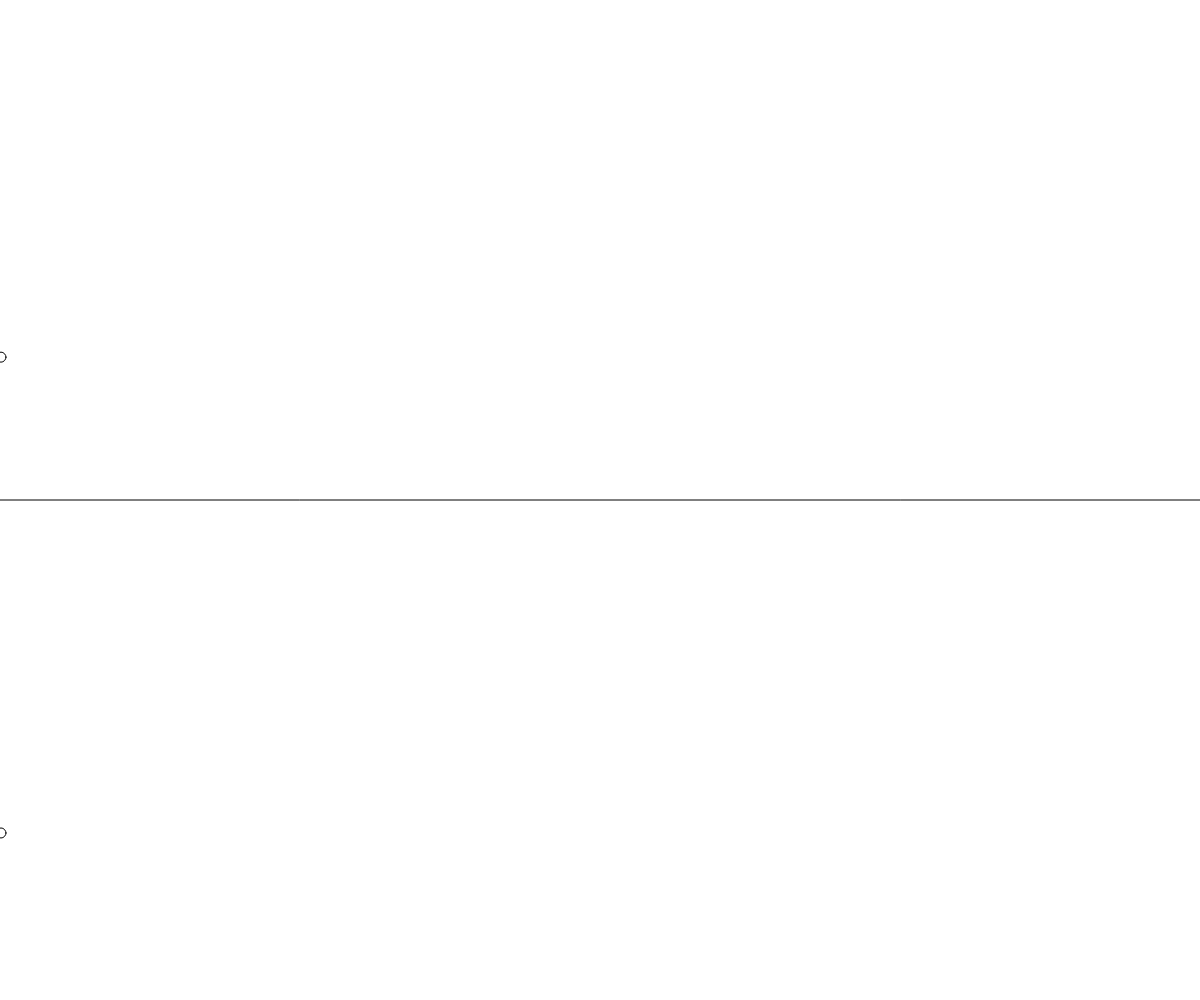
Frame 1 (no input)
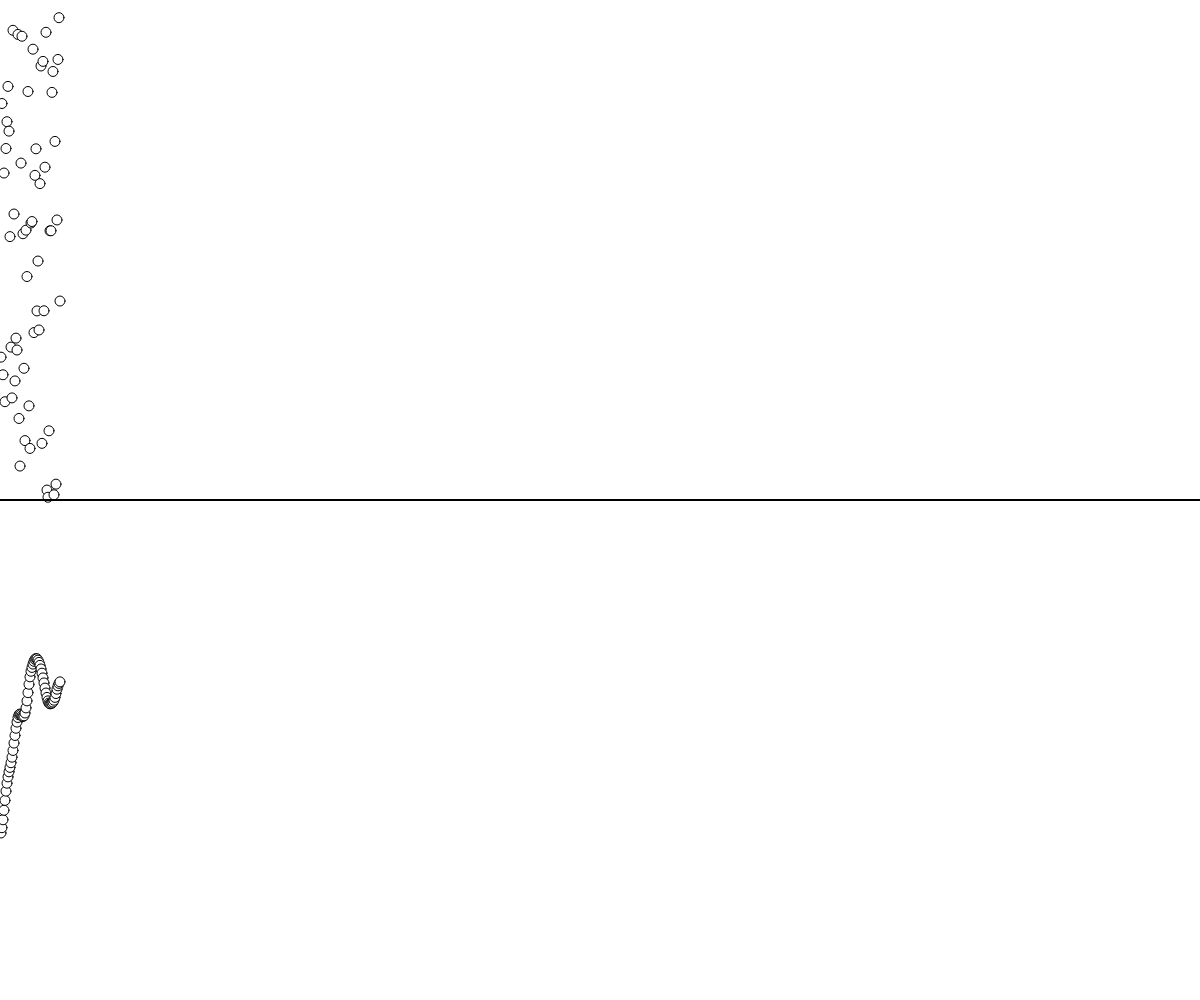
Frame 60 (no input)
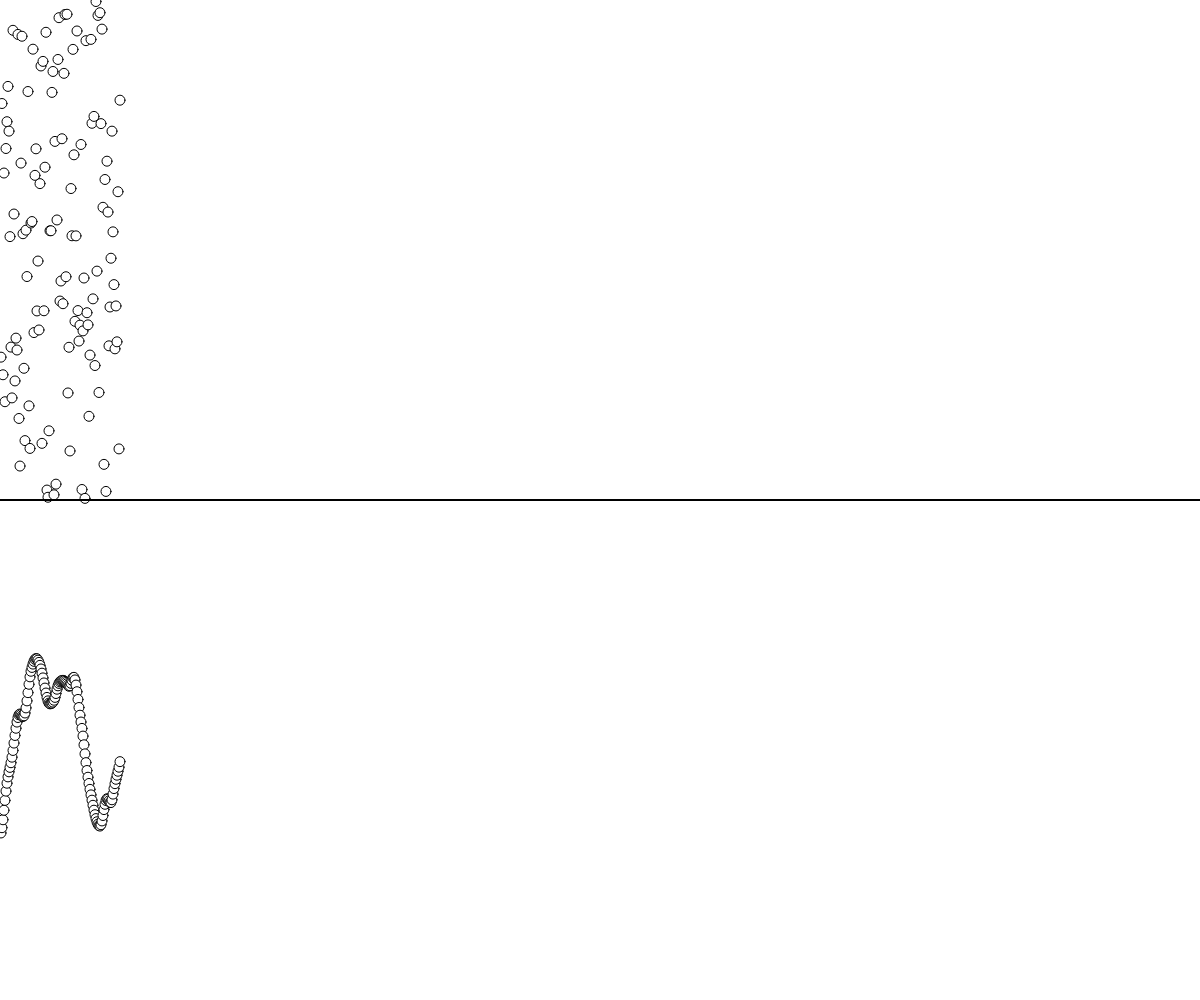
Frame 120 (the mouse pressed at the canvas centre since frame 60)

The p5.js sketch that drew these frames (run headless with seeded random() and noise() and a simulated clock; from frame 60 on, the mouse is pressed at the canvas centre):

// p5.js sketch
// ── sketch.js
function setup() {
	createCanvas(windowWidth, windowHeight);
}



function draw() {
	var iterator = frameCount;
	// x position is equal to the iterator
	var x = iterator;
	// Draw a circle with a random y posizion in the upper half of the screen
	var y = random(0, height / 2);
	ellipse(x, y, 10)

	//draw a line in the middle
	line(0,height/2, width, height/2)

	// Draw a circle using noise() function
	var y = noise(iterator / 50) * height / 2 + height / 2;

	ellipse(x, y, 10);
}
